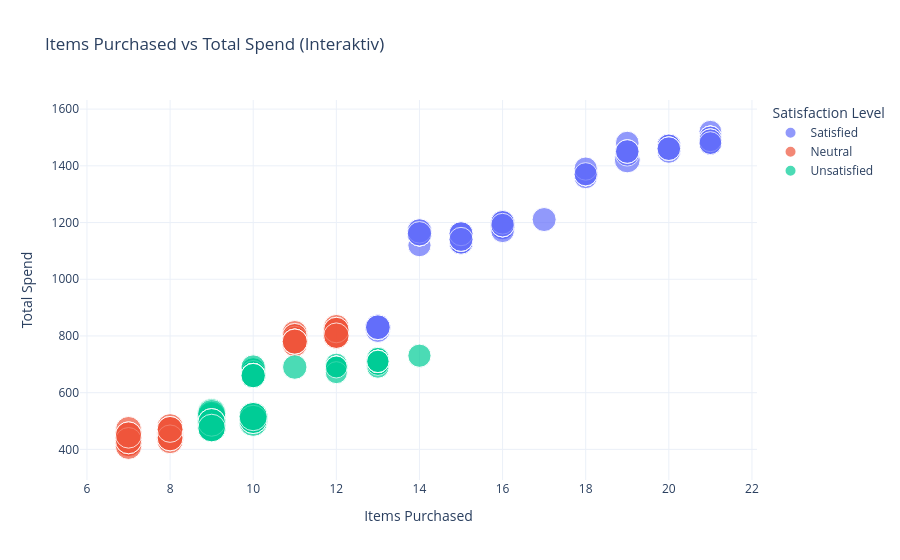

The code cell stored with this chart in its notebook:
### Code cell
# Total Spend vs Items Purchased munosabatini interaktiv ko'rsatamiz
fig = px.scatter(
    df.dropna(),
    x='Items Purchased',
    y='Total Spend',
    color='Satisfaction Level',
    size='Age',
    hover_data=['Gender', 'City', 'Membership Type'],
    title="Items Purchased vs Total Spend (Interaktiv)",
    template='plotly_white'
)
fig.show()
